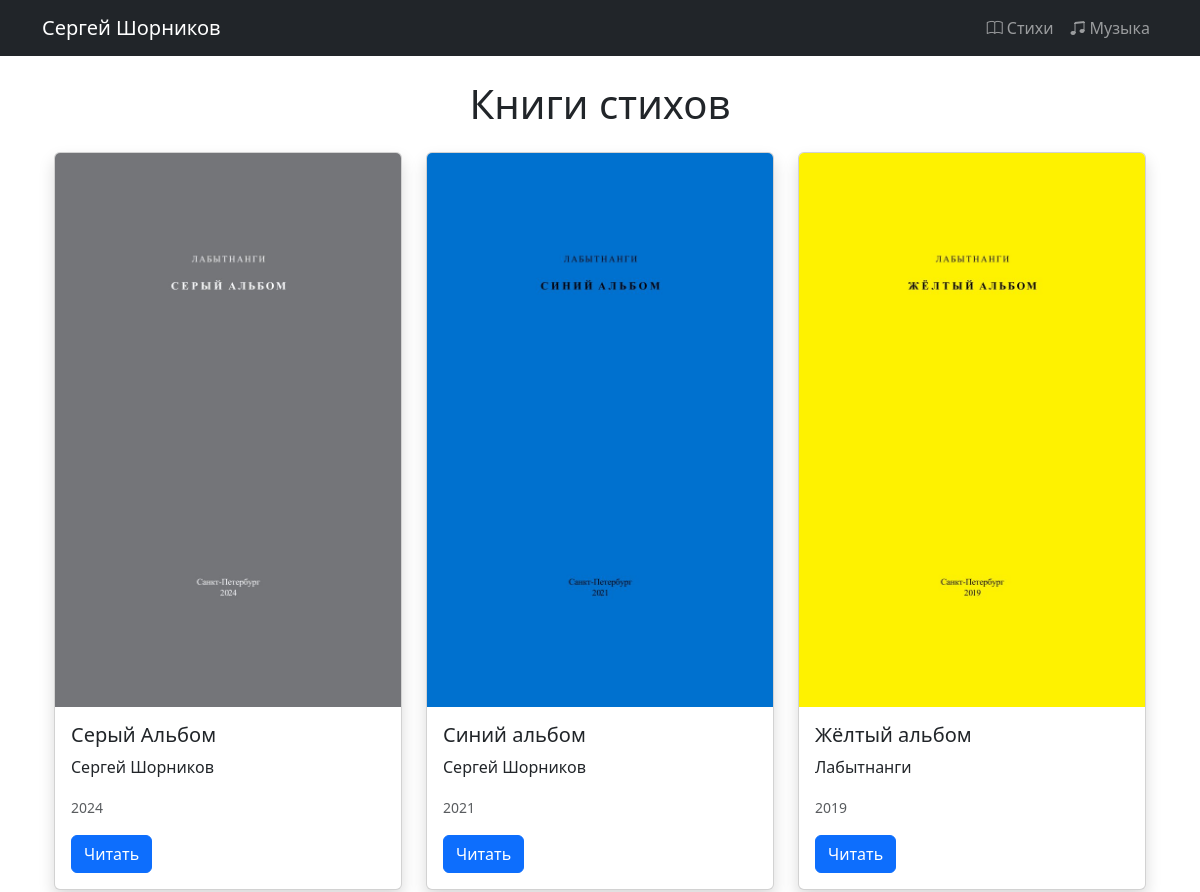
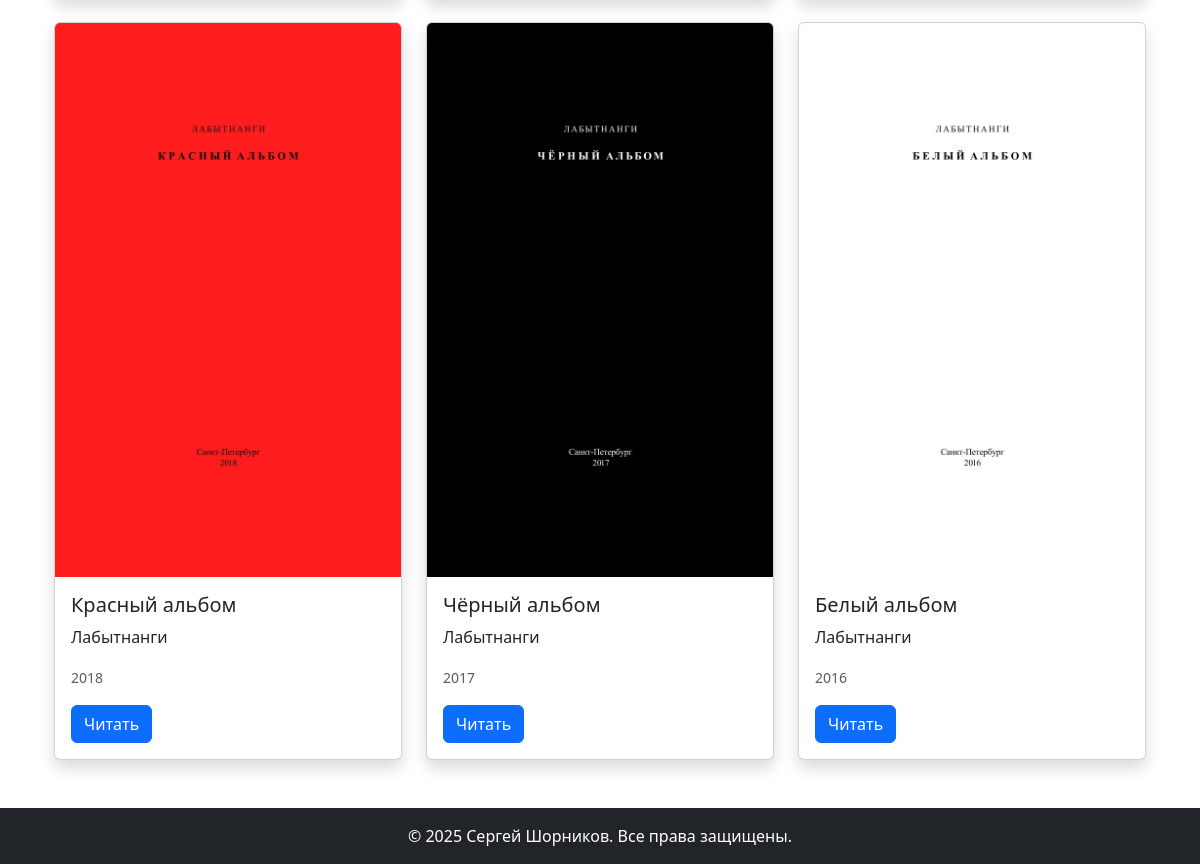
The page /books/ on the database its author committed (2 pictures, top to bottom).
### father_app/models.py (models this page shows, shortened)
class PoetryBook(models.Model):
    title = models.CharField('Название', max_length=200)
    author = models.CharField('Автор', max_length=200, default="Сергей Шорников")
    year = models.IntegerField('Год издания')  # Это поле обязательно
    cover = models.ImageField('Обложка', upload_to='books/covers/')
    pdf_file = models.FileField(upload_to='books/pdfs/')
    page_count = models.PositiveIntegerField(default=0)
    class Meta:
        verbose_name = 'Книга стихов'
        verbose_name_plural = 'Книги стихов'

### father_app/views.py (the view)
# urls.py: path('books/', views.book_list, name='book_list'),
def book_list(request):
    books = PoetryBook.objects.all().order_by('-year')
    return render(request, 'father_app/poetry/book_list.html', {'books': books})

### father_app/templates/father_app/poetry/book_list.html (shortened to what this page needs)
{% extends 'father_app/base.html' %}
{% load static %}
{% block content %}
<div class="container">
    <h1 class="my-4 text-center">Книги стихов</h1>
    <div class="row row-cols-1 row-cols-md-2 row-cols-lg-3 g-4">
        {% for book in books %}
        <div class="col">
            <div class="card h-100 shadow">
                <img src="{{ book.cover.url }}" class="card-img-top" alt="{{ book.title }}"
                     data-bs-toggle="modal" data-bs-target="#coverModal{{ book.id }}">
                <div class="card-body">
                    <h5 class="card-title">{{ book.title }}</h5>
                    <p class="card-text">{{ book.author }}</p>
                    <p class="card-text"><small class="text-muted">{{ book.year }}</small></p>
                    <a href="{% url 'father_app:book_detail' book.id %}" class="btn btn-primary">
                        Читать
                    </a>
                </div>
            </div>
        </div>
        {% endfor %}
    </div>
</div>
{% endblock %}

### father_app/templates/father_app/base.html (shortened to what this page needs)
<!DOCTYPE html>
<html lang="ru">
<head>
    <link href="https://cdn.jsdelivr.net/npm/bootstrap@5.3.0/dist/css/bootstrap.min.css" rel="stylesheet">
    <link rel="stylesheet" href="https://cdn.jsdelivr.net/npm/bootstrap-icons@1.10.0/font/bootstrap-icons.css">
    <link rel="stylesheet" href="https://cdn.jsdelivr.net/npm/bootstrap-icons@1.8.0/font/bootstrap-icons.css">
</head>
<body>
    <nav class="navbar navbar-expand-lg navbar-dark bg-dark">
    <div class="container">
        <a class="navbar-brand" href="{% url 'father_app:index' %}">Сергей Шорников</a>
        {% if not is_home %}
        <div class="collapse navbar-collapse">
            <ul class="navbar-nav ms-auto">
                <li class="nav-item">
                    <a class="nav-link" href="{% url 'father_app:book_list' %}">
                        <i class="bi bi-book me-1"></i>Стихи
                    </a>
                </li>
                <li class="nav-item">
                    <a class="nav-link" href="{% url 'father_app:music_album_list' %}">
                        <i class="bi bi-music-note-beamed me-1"></i>Музыка
                    </a>
                </li>
            </ul>
        </div>
        {% endif %}
    </div>
</nav>
    <main class="container my-4">
        {% block content %}{% endblock %}
    </main>
    <footer class="bg-dark text-white py-3 mt-5">
        <div class="container text-center">
            <p class="mb-0">© {% now "Y" %} Сергей Шорников. Все права защищены.</p>
        </div>
    </footer>
</body>
</html>

### rows shown on the page
PoetryBook: cover (picture), title "Cерый Альбом", author "Сергей Шорников", year "2024"
PoetryBook: cover (picture), title "Синий альбом", author "Сергей Шорников", year "2021"
PoetryBook: cover (picture), title "Жёлтый альбом", author "Лабытнанги", year "2019"
PoetryBook: cover (picture), title "Красный альбом", author "Лабытнанги", year "2018"
PoetryBook: cover (picture), title "Чёрный альбом", author "Лабытнанги", year "2017"
PoetryBook: cover (picture), title "Белый альбом", author "Лабытнанги", year "2016"
